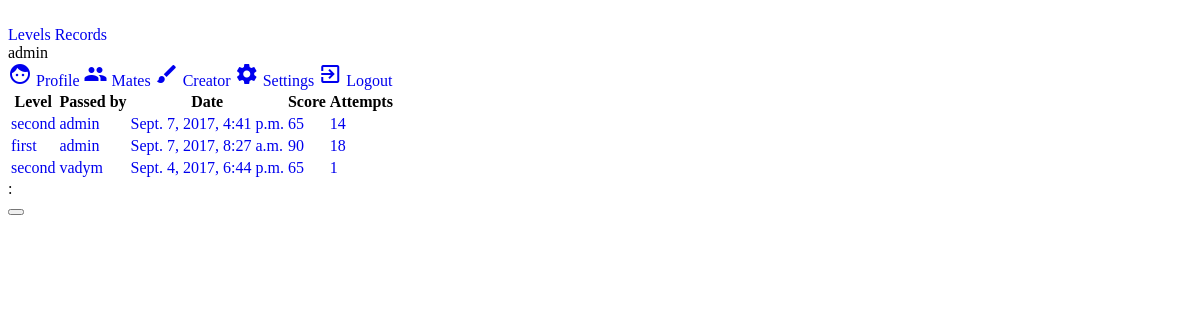
The page /records (signed in) on the database its author committed.
### pluto/models.py (models this page shows, shortened)
class User(AbstractUser):
    image = models.ImageField(default='no_image.png', upload_to=user_directory_image_path)
    points = models.FloatField(default=10, blank=False)
    skin = models.CharField(default='polo', blank=False, max_length=32)

class Record(models.Model):
    to = models.ForeignKey(Level, related_name='result_to', on_delete=models.CASCADE, blank=False, null=False)
    by = models.ForeignKey(User, related_name='result_by', on_delete=models.CASCADE, blank=False, null=False)
    date = models.DateTimeField(default=timezone.now, blank=False)
    attempts = models.IntegerField(blank=False)
    program = models.TextField(max_length=512)
    result = models.BooleanField(default=False, blank=False)
    score = models.IntegerField(default=0, blank=False)

class Level(models.Model):
    name = models.CharField(max_length=128, blank=False)
    date = models.DateTimeField(default=timezone.datetime.now, blank=False)
    by = models.ForeignKey(User, on_delete=models.CASCADE, blank=False, null=False)
    tilemap = models.TextField(max_length=1024)
    command_forward = models.IntegerField(blank=True)
    command_backward = models.IntegerField(blank=True)
    command_left = models.IntegerField(blank=True)
    command_right = models.IntegerField(blank=True)
    command_lo = models.IntegerField(blank=True)
    command_op = models.IntegerField(blank=True)
    hero_x = models.IntegerField(blank=False)
    hero_y = models.IntegerField(blank=False)
    hero_dir = models.IntegerField(blank=False)

### pluto/views.py (the view, shortened to what this page needs)
# urls.py: url(r'^records', views.record),
@login_required(login_url='/login')
def record(request, level_id=None, by_id=None):
    if request.method == 'POST':
        by_id = request.user.id
    if level_id and by_id:
        try:
            current_level = models.Level.objects.get(id=level_id)
        except ObjectDoesNotExist:
            messages.error(request, "No such level.")
            return levels(request)
        if request.method == 'POST':
            try:
                current = models.Record.objects.get(by=by_id, to=level_id)
            except ObjectDoesNotExist:
                current = models.Record()
                current.by = request.user
                current.to = current_level
                current.attempts = 0
            current.attempts += int(request.POST['attempts'])
            current.date = timezone.localtime(timezone.now())
            program = json.loads(request.POST['program'])
            score = 0
            for i in program:
                if i == 'forward' or i == 'backward':
                    score += models.move_value
                elif i == 'left' or i == 'right':
                    score += models.turn_value
                elif i == 'lo' or i == 'op':
                    score += models.loop_value
            max_score = (current_level.command_forward + current_level.command_backward) * models.move_value
            max_score += (current_level.command_right + current_level.command_left) * models.turn_value
            max_score += (current_level.command_lo + current_level.command_op) * models.loop_value
            score = max_score * 2 - score
            if not current.score or score > current.score:
                current.score = score
                current.program = program
            current.save()
            messages.success(request, "Good job! Now you are " + ordinal(
                current.ranking()) + " in " + current_level.name + " level rating.")
        else:
            try:
                current = models.Record.objects.get(to=level_id, by=by_id)
            except ObjectDoesNotExist:
                messages.error(request, "No records like this.")
                return record(request, current_level)
        return render(request, 'result.html', {'result': current})
    else:
        context = {}
        if level_id:
            try:
                current_level = models.Level.objects.get(id=level_id)
            except ObjectDoesNotExist:
                messages.error(request, "No such level yet.")
                return record(request)
            try:
                results = models.Record.objects.filter(to=current_level).order_by('score')
            except ObjectDoesNotExist:
                messages.warning(request, "None passed this level yet.")
                return level(request, current_level)
            context['level'] = current_level
        else:
            results = models.Record.objects.all().order_by('-date')
        context['records'] = results
        return render(request, 'results.html', context)

### templates/results.html (shortened to what this page needs)
{% extends 'base.html' %}
{% block content %}
    <div class="mdl-grid">
        <table class="mdl-cell mdl-cell--12-col mdl-data-table mdl-js-data-table mdl-shadow--2dp">
        <thead>
            <tr>
                 <th class="mdl-data-table__cell--non-numeric">Level</th>
                 <th class="mdl-data-table__cell--non-numeric">Passed by</th>
                 <th class="mdl-layout--large-screen-only">Date</th>
                 <th>Score</th>
                 <th>Attempts</th>
            </tr>
        </thead>
        <tbody>
                {% for i in records %}
                    <tr>
                        <td class="mdl-data-table__cell--non-numeric"><a href="/level/{{ i.to.id }}">{{ i.to.name }}</a></td>
                        <td class="mdl-data-table__cell--non-numeric">
                            <a href="/profile/{{ i.by.id }}">
                            <span class="mdl-chip">
                                    <span class="mdl-chip__text">
                                        {{ i.by.username }}
                                    </span>
                            </span>
                            </a></td>
                        <td class="mdl-layout--large-screen-only">
                            <a href="/record/level={{ i.to.id }}&user={{ i.by.id }}">
                                    {{ i.date }}
                            </a>
                        </td>
                        <td><a href="/record/level={{ i.to.id }}&user={{ i.by.id }}">
                            <span class="mdl-chip">
                                    <span class="mdl-chip__text">
                                        {{ i.score }}
                                    </span>
                            </span>
                        </a></td>
                        <td><a href="/record/level={{ i.to.id }}&user={{ i.by.id }}">
                            <span class="mdl-chip">
                                    <span class="mdl-chip__text">
                                        {{ i.attempts }}
                                    </span>
                            </span>
                            </a></td>
                    </tr>
                {% endfor %}
        </tbody>
        </table>
    </div>
{% endblock %}

### templates/base.html (shortened to what this page needs)
<!DOCTYPE html>
<html lang="en">
{% block head %}
<head>
    {% include 'include/material.html' %}
    {% include 'include/custom.html' %}
    {% block favicon %}
        {% load staticfiles %}
    {% endblock %}
</head>
{%  endblock %}
<body class="mdl-demo mdl-color--grey-100 mdl-color-text--grey-700 mdl-base">
    <div class="mdl-layout mdl-js-layout mdl-layout--fixed-header">
    {% block navigation %}
              <header class="mdl-layout__header">
                <div class="mdl-layout__header-row">
                  <span class="mdl-layout-title"><a href="/">Pluto</a></span>
                  <nav class="mdl-navigation">
                    <a class="mdl-navigation__link" href="/levels">Levels</a>
                    <a class="mdl-navigation__link" href="/records">Records</a>
                  </nav>
                </div>
              </header>
              <div class="mdl-layout__drawer">
                <span class="mdl-layout-title">
                    {% if request.user.is_authenticated %}
                        {{ request.user.username }}
                    {% else %}
                        Anonymous
                    {% endif %}
                </span>
                <nav class="mdl-navigation">
                    {% if request.user.is_authenticated %}
                        <a class="mdl-navigation__link" href="/me"><i class="material-icons">face</i> Profile</a>
                        <a class="mdl-navigation__link" href="/mates"><i class="material-icons">people</i> Mates</a>
                        <a class="mdl-navigation__link" href="/creator"><i class="material-icons">brush</i> Creator</a>
                        <a class="mdl-navigation__link" href="/settings"><i class="material-icons">settings</i> Settings</a>
                        <a class="mdl-navigation__link" href="/logout"><i class="material-icons">exit_to_app</i> Logout</a>
                    {% else %}
                        <a class="mdl-navigation__link" href="/login"><i class="material-icons">account_circle</i> Login</a>
                        <a class="mdl-navigation__link" href="/signup"><i class="material-icons">assignment</i> SignUp</a>
                    {% endif %}
                </nav>
              </div>
    {% endblock %}
    {% block body %}
        <main class="mdl-layout__content">
        {% block content %}{% endblock %}
        </main>
    {% endblock %}
    {% block message %}
         <div aria-live="assertive" aria-atomic="true" aria-relevant="text" class="mdl-snackbar mdl-js-snackbar">
         <div class="mdl-snackbar__text">{{ i.tag | title }}: {{ i }}</div>
         <button type="button" class="mdl-snackbar__action"></button>
         </div>
    {% endblock %}
    </div>
</body>
</html>

### PlutoGame/static/style.css (style rules this page uses)
a { text-decoration: none; }
.mdl-layout-title a { color: white; }

### rows shown on the page
User: user.username "admin"
Record: to.name "second", by.username "admin", date "Sept. 7, 2017, 4:41 p.m.", score "65", attempts "14"
Record: to.name "first", by.username "admin", date "Sept. 7, 2017, 8:27 a.m.", score "90", attempts "18"
Record: to.name "second", by.username "vadym", date "Sept. 4, 2017, 6:44 p.m.", score "65", attempts "1"
